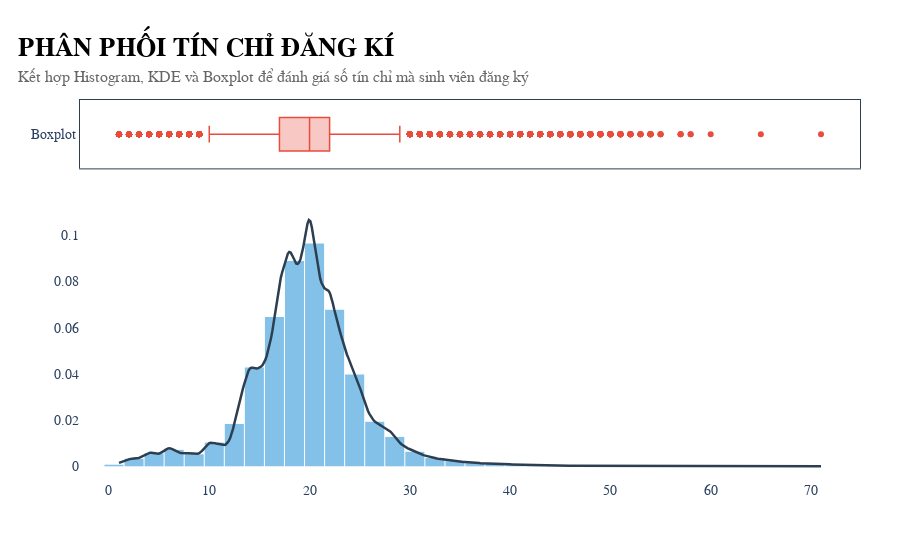

This figure's notebook cell:
### Code cell
data_diem = academic_records['TC_DANGKY']
kde = stats.gaussian_kde(data_diem)
x_range = np.linspace(data_diem.min(), data_diem.max(), 500)
y_kde = kde(x_range)

fig = make_subplots(
    rows=2, cols=1, 
    shared_xaxes=True, 
    vertical_spacing=0.1,
    row_heights=[0.2, 0.8]
)

fig.add_trace(go.Box(
    x=data_diem,
    name='Boxplot',
    boxpoints='outliers', 
    marker_color='#E74C3C', 
    line=dict(width=1.5),
    fillcolor='rgba(231, 76, 60, 0.3)',
    orientation='h' 
), row=1, col=1)

fig.add_trace(go.Histogram(
    x=data_diem,
    histnorm='probability density', 
    name='Histogram',
    marker_color='#3498DB', 
    opacity=0.6,
    nbinsx=40 
), row=2, col=1)

fig.add_trace(go.Scatter(
    x=x_range,
    y=y_kde,
    mode='lines',
    name='KDE (Mật độ)',
    line=dict(color='#2C3E50', width=2.5)
), row=2, col=1)

fig = apply_my_style(
    fig, 
    title="PHÂN PHỐI TÍN CHỈ ĐĂNG KÍ", 
    subtitle="Kết hợp Histogram, KDE và Boxplot để đánh giá số tín chỉ mà sinh viên đăng ký"
)

fig.update_layout(
    showlegend=False, 
    bargap=0.05
)

fig.show()

### Figure 1 — Plotly figure (JSON) as saved in the notebook; plotly's stock layout.template omitted (floating-point values rounded to 4 significant figures; data arrays with more than 128 entries replaced by an {"elided": "..."} marker saying what was removed)
{"data": [{"boxpoints": "outliers", "fillcolor": "rgba(231, 76, 60, 0.3)", "line": {"width": 1.5}, "marker": {"color": "#E74C3C"}, "name": "Boxplot", "orientation": "h", "type": "box", "x": {"elided": "105726 int values"}, "xaxis": "x", "yaxis": "y"}, {"histnorm": "probability density", "marker": {"color": "#3498DB"}, "name": "Histogram", "nbinsx": 40, "opacity": 0.6, "type": "histogram", "x": {"elided": "105726 int values"}, "xaxis": "x2", "yaxis": "y2"}, {"line": {"color": "#2C3E50", "width": 2.5}, "mode": "lines", "name": "KDE (Mật độ)", "type": "scatter", "x": {"elided": "500 float values"}, "xaxis": "x2", "y": {"elided": "500 float values"}, "yaxis": "y2"}], "layout": {"bargap": 0.05, "font": {"family": "Montserrat, sans-serif", "size": 14}, "legend": {"x": 0.99, "xanchor": "right", "y": 0.99, "yanchor": "top"}, "margin": {"b": 80, "l": 80, "r": 40, "t": 100}, "paper_bgcolor": "white", "plot_bgcolor": "white", "showlegend": false, "title": {"font": {"family": "Montserrat, sans-serif"}, "text": "<b style='font-size:26px; color:black;'>PHÂN PHỐI TÍN CHỈ ĐĂNG KÍ</b><br><span style='font-size:16px; color:#666;'>Kết hợp Histogram, KDE và Boxplot để đánh giá số tín chỉ mà sinh viên đăng ký</span>", "x": 0.02, "xanchor": "left", "y": 0.9, "yanchor": "top"}, "xaxis": {"anchor": "y", "domain": [0, 1], "linecolor": "#2C3E50", "linewidth": 1, "matches": "x2", "mirror": true, "showgrid": false, "showticklabels": false}, "xaxis2": {"anchor": "y2", "domain": [0, 1]}, "yaxis": {"anchor": "x", "domain": [0.82, 1], "linecolor": "#2C3E50", "linewidth": 1, "mirror": true, "showgrid": false}, "yaxis2": {"anchor": "x2", "domain": [0, 0.72]}}}
